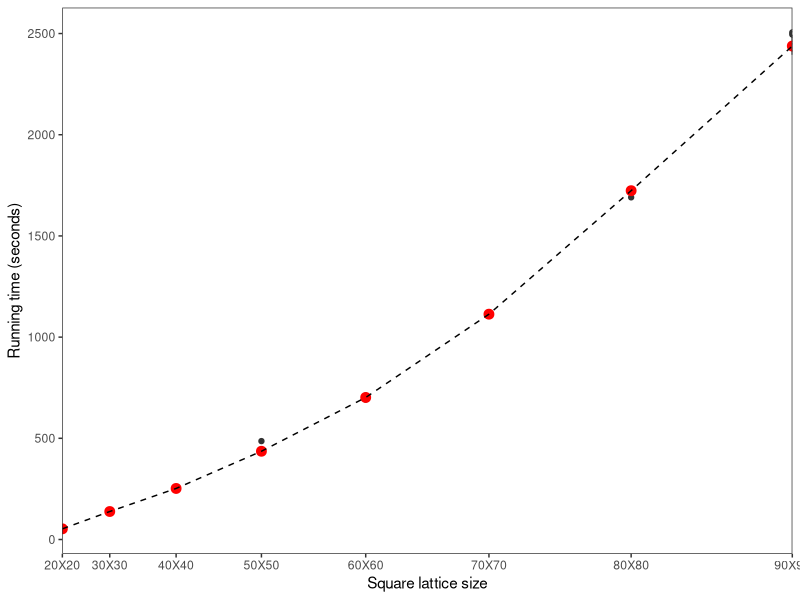
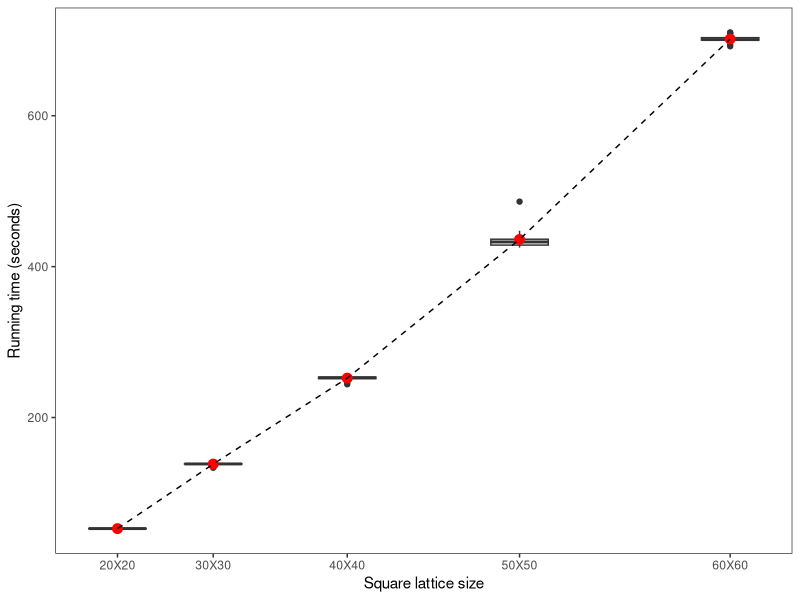

Write the R code that produced these figures, in order.
m20 = read.table(file = "scalability_test/result_n/20by20.txt")[1:20,]-2
m20 = cbind(rep(20, 20), m20)

m30 = read.table(file = "scalability_test/result_n/30by30.txt")[1:20,]
m30 = cbind(rep(30, 20), m30)

m40 = read.table(file = "scalability_test/result_n/40by40.txt")[1:20,]
m40 = cbind(rep(40, 20), m40)

m50 = read.table(file = "scalability_test/result_n/50by50.txt")[1:20,]
m50 = cbind(rep(50, 20), m50)

m60 = read.table(file = "scalability_test/result_n/60by60.txt")[1:20,]
m60 = cbind(rep(60, 20), m60)

m70 = read.table(file = "scalability_test/result_n/70by70.txt")[1:12,]
m70 = cbind(rep(70, 20), m70)

m80 = read.table(file = "scalability_test/result_n/80by80.txt")[1:20,]
m80 = cbind(rep(80, 20), m80)

m90 = read.table(file = "scalability_test/result_n/90by90.txt")[1:20,]
m90 = cbind(rep(90, 20), m90)

run_time = as.data.frame(rbind(m20, m30, m40, m50, m60, m70, m80, m90))
colnames(run_time) = c("m", "time")
run_time$time = as.numeric(run_time$time)*10
run_time$n = (run_time$m)^2

df = aggregate(run_time$time, list(run_time$m), FUN=mean)
colnames(df) = c("m", "time")
df$n = (df$m)^2



library(ggplot2)
p1 = ggplot() + geom_boxplot(data = run_time, aes(x = n, y = time, group = n)) + 
  geom_point(data = df, aes(x = n, y = time), color = "red", size = 3) + 
  geom_line(data = df, aes(x = n, y = time), linetype = 2) + theme_bw() + 
  xlab("Square lattice size") + ylab("Running time (seconds)") + 
  theme(panel.grid = element_blank()) + 
  scale_x_discrete(limit = c(20^2, 30^2, 40^2, 50^2, 60^2, 70^2, 80^2, 90^2),
                   labels = c("20X20", "30X30", "40X40", "50X50", "60X60", "70X70", "80X80", "90X90"))

  
  


test = data.frame(X= ((2:6))^2, Y = df$time[1:5])
model = lm(Y ~ X, data = test)
summary(model)




run_time = as.data.frame(rbind(m20, m30, m40, m50, m60))
colnames(run_time) = c("m", "time")
run_time$time = as.numeric(run_time$time)*10
run_time$n = (run_time$m)^2

df = aggregate(run_time$time, list(run_time$m), FUN=mean)
colnames(df) = c("m", "time")
df$n = (df$m)^2



library(ggplot2)
p2 = ggplot() + geom_boxplot(data = run_time, aes(x = n, y = time, group = n)) + 
  geom_point(data = df, aes(x = n, y = time), color = "red", size = 3) + 
  geom_line(data = df, aes(x = n, y = time), linetype = 2) + theme_bw() + 
  xlab("Square lattice size") + ylab("Running time (seconds)") + 
  theme(panel.grid = element_blank()) + 
  scale_x_continuous(breaks = c(20^2, 30^2, 40^2, 50^2, 60^2),
                   labels = c("20X20", "30X30", "40X40", "50X50", "60X60"))
